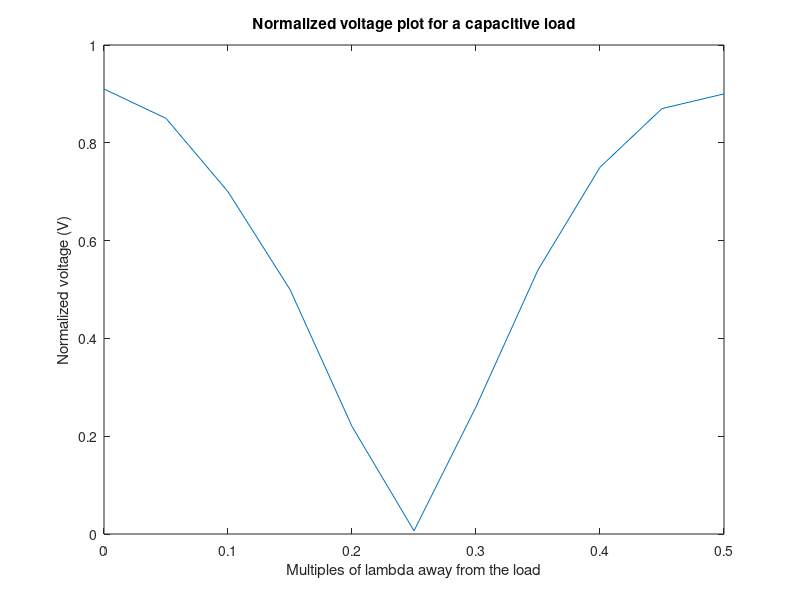

This figure's MATLAB source:
%EECS 230 Lab 1
%Analysis 2.3 Plots
close
clear

lambda = [0 0.05 0.1 0.15 0.2 0.25 0.3 0.35 0.4 0.45 0.5];
short = [0.0065 0.26 0.58 0.81 0.94 0.97 0.90 0.74 0.54 0.25 0.0065];
open = [0.89 0.84 0.71 0.52 0.24 0.01 0.21 0.50 0.72 0.85 0.89];
matched = [0.46 0.46 0.46 0.46 0.46 0.47 0.47 0.46 0.46 0.45 0.45];
resistor = [0.61 0.74 0.78 0.76 0.66 0.51 0.33 0.14 0.19 0.41 0.61];
capacitor = [0.91 0.85 0.70 0.50 0.22 0.0065 0.26 0.54 0.75 0.87 0.90];

plot(lambda, short)
title('Normalized voltage plot for a shorted load')
xlabel('Multiples of lambda away from the load')
ylabel('Normalized voltage (V)')
axis([0 0.5 0 1])
pause
plot(lambda, open)
title('Normalized voltage plot for an open load')
xlabel('Multiples of lambda away from the load')
ylabel('Normalized voltage (V)')
axis([0 0.5 0 1])
pause
plot(lambda, matched)
title('Normalized voltage plot for a matched load')
xlabel('Multiples of lambda away from the load')
ylabel('Normalized voltage (V)')
axis([0 0.5 0 1])
pause
plot(lambda, resistor)
title('Normalized voltage plot for a resistive load')
xlabel('Multiples of lambda away from the load')
ylabel('Normalized voltage (V)')
axis([0 0.5 0 1])
pause
plot(lambda, capacitor)
title('Normalized voltage plot for a capacitive load')
xlabel('Multiples of lambda away from the load')
ylabel('Normalized voltage (V)')
axis([0 0.5 0 1])
pause
close